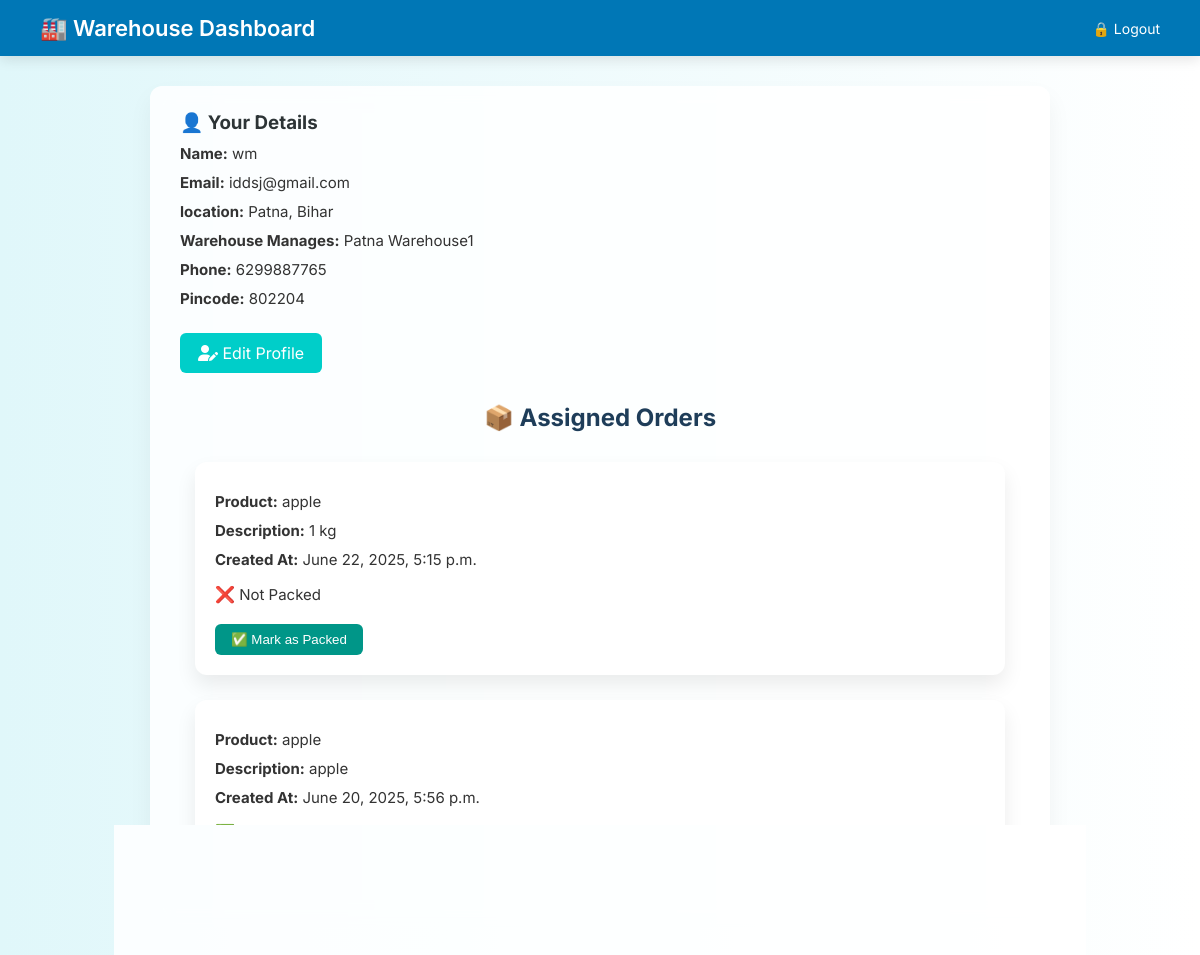
The page /warehouse_dashboard/ (signed in) on the database its author committed.
### delivery_app/models.py (models this page shows, shortened)
class WarehouseManager(models.Model):
    user=models.OneToOneField(User,on_delete=models.CASCADE)
    warehouse_name=models.CharField(max_length=255)
    location=models.CharField(max_length=255)
    phone=models.CharField(max_length=10)
    pincode=models.CharField(max_length=10)

class User(AbstractUser):
    ROLE_CHOICES = (
        ('customer', 'Customer'),
        ('warehouse_manager', 'Warehouse Manager'),
        ('city_manager', 'City Manager'),
        ('porter', 'Porter'),
    )
    role = models.CharField(max_length=20, choices=ROLE_CHOICES)

class Order(models.Model):
    customer = models.ForeignKey(Customer, on_delete=models.CASCADE)
    product_name = models.CharField(max_length=255)
    description = models.TextField()
    created_at = models.DateTimeField(auto_now_add=True)
    price=models.IntegerField()
    warehouse_manager = models.ForeignKey(WarehouseManager, on_delete=models.SET_NULL, null=True, blank=True)
    city_manager = models.ForeignKey(CityManager, on_delete=models.SET_NULL, null=True, blank=True)
    porter = models.ForeignKey(Porter, on_delete=models.SET_NULL, null=True, blank=True)
    is_packed = models.BooleanField(default=False)
    is_shipped = models.BooleanField(default=False)
    received_at_city = models.BooleanField(default=False)
    out_for_delivery = models.BooleanField(default=False)
    is_delivered = models.BooleanField(default=False)

### delivery_app/views.py (the view)
# urls.py: path('warehouse_dashboard/', views.warehouse_manager_dashboard, name='warehouse_manager_dashboard'),
def warehouse_manager_dashboard(request):
    wm = request.user.warehousemanager
    wmd=WarehouseManager.objects.get(user=request.user)
    orders = Order.objects.filter(warehouse_manager=wm).order_by('-created_at')
    return render(request, 'warehouse_dashboard.html', {'orders': orders,'wmd':wmd})

### delivery_app/templates/warehouse_dashboard.html (shortened to what this page needs)
{% load static %}
<!DOCTYPE html>
<html lang="en">
<head>
  <link rel="stylesheet" href="{% static 'css/warehouse_dashboard.css' %}">
  <link rel="stylesheet" href="https://cdnjs.cloudflare.com/ajax/libs/font-awesome/6.5.0/css/all.min.css">
</head>
<body>
  <div class="navbar">
    <div class="navbar-brand">🏭 Warehouse Dashboard</div>
    <div class="navbar-links">
      <a href="{% url 'logout' %}">🔒 Logout</a>
    </div>
  </div>
  {% if wmd %}
    <div class="customer-info">
      <h3>👤 Your Details</h3>
      <p><strong>Name:</strong> {{ wmd.user.username }}</p>
      <p><strong>Email:</strong> {{ wmd.user.email }}</p>
      <p><strong>location:</strong> {{ wmd.location}}</p>
      <p><strong>Warehouse Manages:</strong> {{ wmd.warehouse_name}}</p>
      <p><strong>Phone:</strong> {{ wmd.phone}}</p>
      <p><strong>Pincode:</strong> {{ wmd.pincode}}</p>
      <a href="{% url 'edit_wm_profile'%}" class="button"> <i class="fas fa-user-edit"></i> Edit Profile</a>
  {% endif %}
  <h2>📦 Assigned Orders</h2>
  <div class="orders-wrapper">
    {% for order in orders %}
      <div class="order-card">
        <p><strong>Product:</strong> {{ order.product_name }}</p>
        <p><strong>Description:</strong> {{ order.description }}</p>
        <p><strong>Created At:</strong> {{ order.created_at }}</p>
        <div class="status-section">
          {% if not order.is_packed %}
            <p><span class="status-icon ❌">❌</span> Not Packed</p>
            <form method="post" action="{% url 'mark_packed' order.id %}"  onsubmit="return confirm('Are you sure you want to mark this order as packed?');">
              <button type="submit">✅ Mark as Packed</button>
            </form>
          {% else %}
            <p><span class="status-icon">✅</span> Packed & Shipped</p>
          {% endif %}
        </div>
      </div>
    {% empty %}
      <p class="no-orders">No assigned orders.</p>
    {% endfor %}
  </div>
</body>
</html>

### delivery_app/static/css/warehouse_dashboard.css (style rules this page uses)
* { margin: 0; padding: 0; box-sizing: border-box; }
body { font-family: 'Inter', sans-serif; background: linear-gradient(to right, #e0f7fa, #ffffff); color: #2d3436; padding-bottom: 40px; }
.navbar { background: #0077b6; color: #fff; padding: 15px 40px; display: flex; justify-content: space-between; align-items: center; box-shadow: 0 4px 12px rgba(0,0,0,0.1); }
.navbar-brand { font-size: 22px; font-weight: 600; }
.navbar-links a { color: white; text-decoration: none; font-size: 14px; margin-left: 20px; transition: color 0.3s ease; }
h2 { text-align: center; margin-top: 30px; color: #1e3d59; }
.orders-wrapper { max-width: 900px; margin: 30px auto; padding: 0 15px; }
.order-card { background: #ffffff; border-radius: 12px; padding: 20px; margin-bottom: 25px; box-shadow: 0 10px 20px rgba(0,0,0,0.08); transition: transform 0.3s ease; }
.order-card p { margin: 10px 0; font-size: 15px; }
.status-section { margin-top: 15px; }
button { background: #009688; color: white; border: none; padding: 8px 16px; border-radius: 6px; cursor: pointer; margin-top: 10px; transition: background 0.3s ease; }
.status-icon { font-weight: bold; font-size: 16px; }
.customer-info { background: rgba(255, 255, 255, 0.85); max-width: 900px; margin: 30px auto; padding: 25px 30px; border-radius: 12px; box-shadow: 0 12px 24px rgba(0,0,0,0.05); backdrop-filter: blur(10px); transition: 0.3s ease; }
.customer-info p { margin: 10px 0; font-size: 15px; color: #333; }
.customer-info .button { background: #00cec9; padding: 10px 18px; border-radius: 6px; color: #fff; text-decoration: none; display: inline-block; margin-top: 15px; transition: 0.3s; }

### rows shown on the page
WarehouseManager: user.username "wm", user.email "iddsj@gmail.com", location "Patna, Bihar", warehouse_name "Patna Warehouse1", phone "6299887765", pincode "802204"
Order: product_name "apple", description "1 kg", created_at "June 22, 2025, 5:15 p.m.", is_packed "Not Packed"
Order: product_name "apple", description "apple", created_at "June 20, 2025, 5:56 p.m."
